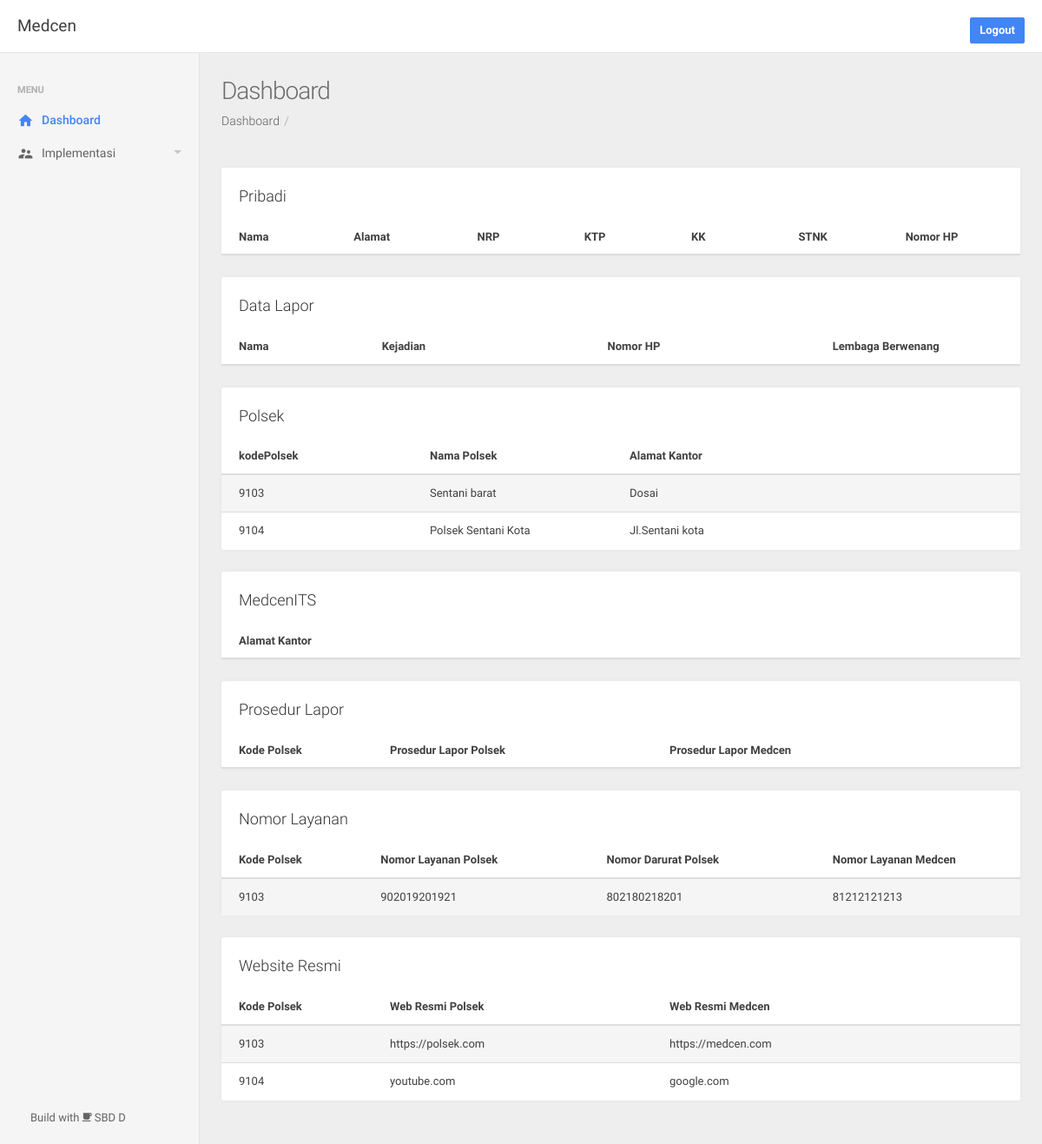
Page /dashboard (signed in) on the earlier database version.
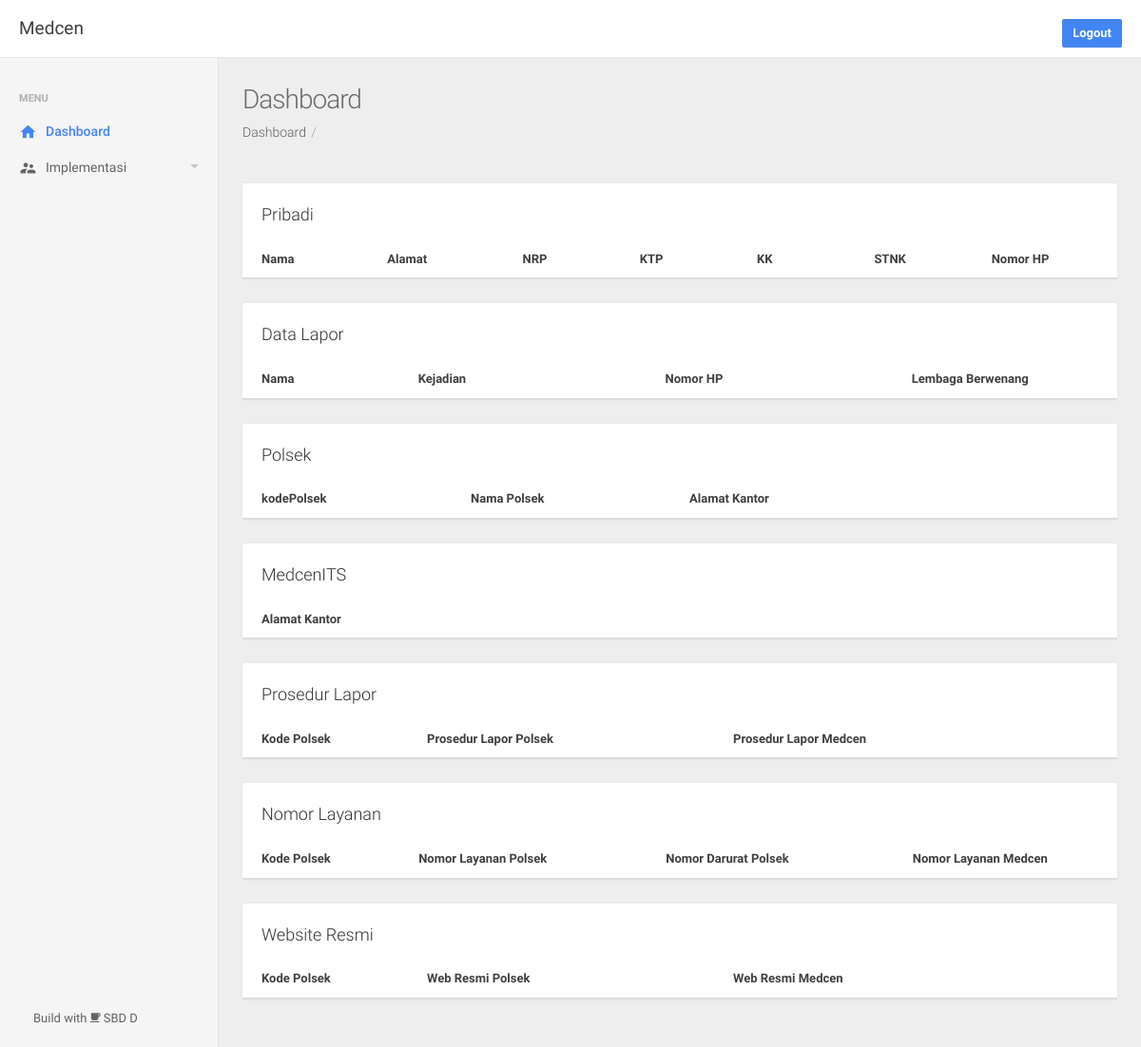
Same page on the later database version.
### app/models.py (models this page shows)
class Polsek(db.Model):
    kodePolsek = db.Column(db.Integer, primary_key=True)
    namaPolsek = db.Column(db.String(100))
    alamatKantor = db.Column(db.String(100))

class NomorLayanan(db.Model):
    kodePolsek = db.Column(db.Integer, primary_key=True)
    NomorLayananPolsek = db.Column(db.Integer, nullable=True)
    NomorLayananMedcen = db.Column(db.Integer, nullable=True)
    NomorDaruratPolsek = db.Column(db.Integer, nullable=True)

class WebsiteResmi(db.Model):
    kodePolsek = db.Column(db.Integer, primary_key=True)
    WebsiteResmiPolsek = db.Column(db.String(12), nullable=True)
    WebsiteResmiMedcen = db.Column(db.String(12), nullable=True)

### app/routes.py (the view)
@app.route('/dashboard')
@login_required
def home():
    return render_template('index.html', title='Dashboard', menu='dashboard',
    data=Pribadi.query.all(), data2=Polsek.query.all(), data3=Medcen.query.all(), data4=ProsedurLapor.query.all(), data5=NomorLayanan.query.all(), data6=WebsiteResmi.query.all())

### app/models.py (called while the page is built)
@login_manager.user_loader
def load_user(user_id):
    return User.query.get(int(user_id))

### app/templates/index.html (shortened to what this page needs)
{% extends 'layout.html' %}
{% block content %}
{% include 'snippets/pribadi.html' %}
{% include 'snippets/lapor.html' %}
{% include 'snippets/polsek.html' %}
{% include 'snippets/medcen.html' %}
{% include 'snippets/prosedur.html' %}
{% include 'snippets/layanan.html' %}
{% include 'snippets/webresmi.html' %}
{% endblock content %}

### app/templates/snippets/polsek.html
<div class="row">
    <div class="col-sm-12">
        <div class="panel panel-default panel-table">
            <div class="panel-heading">Polsek&nbsp;&nbsp;&nbsp;
            </div>
            <div class="panel-body">
                <table class="table table-striped table-hover">
                    <thead>
                        <tr>
                            <th style="width:25%;">kodePolsek</th>
                            <th style="width:25%;">Nama Polsek</th>
                            <th style="width:25%;">Alamat Kantor</th>
                            <th></th>
                            <th></th>
                        </tr>
                    </thead>
                    <tbody>
                        {% for row in data2 %}
                          <tr>
                              <td>{{row.kodePolsek}}</td>
                              <td>{{row.namaPolsek}}</td>
                              <td>{{row.alamatKantor}}</td>
                              <td></td>
                              <td></td>
                          </tr>
                        {% endfor %}
                    </tbody>
                </table>
            </div>
        </div>
    </div>
  </div>

### app/templates/snippets/layanan.html
<div class="row">
    <div class="col-sm-12">
        <div class="panel panel-default panel-table">
            <div class="panel-heading">Nomor Layanan&nbsp;&nbsp;&nbsp;
            </div>
            <div class="panel-body">
                <table class="table table-striped table-hover">
                    <thead>
                        <tr>
                          <th style="width:20%;">Kode Polsek</th>
                          <th style="width:30%;">Nomor Layanan Polsek</th>
                          <th style="width:30%;">Nomor Darurat Polsek</th>
                          <th style="width:30%;">Nomor Layanan Medcen</th>
                          <th></th>
                          <th></th>
                        </tr>
                    </thead>
                    <tbody>
                        {% for row in data5 %}
                          <tr>
                            <td>{{row.kodePolsek}}</td>
                            <td>{{row.NomorLayananPolsek}}</td>
                            <td>{{row.NomorDaruratPolsek}}</td>
                            <td>{{row.NomorLayananMedcen}}</td>
                            <td></td>
                            <td></td>
                          </tr>
                        {% endfor %}
                    </tbody>
                </table>
            </div>
        </div>
    </div>
  </div>

### app/templates/snippets/webresmi.html
<div class="row">
    <div class="col-sm-12">
        <div class="panel panel-default panel-table">
            <div class="panel-heading">Website Resmi&nbsp;&nbsp;&nbsp;
            </div>
            <div class="panel-body">
                <table class="table table-striped table-hover">
                    <thead>
                        <tr>
                          <th style="width:20%;">Kode Polsek</th>
                          <th style="width:35%;">Web Resmi Polsek</th>
                          <th style="width:35%;">Web Resmi Medcen</th>
                          <th></th>
                          <th></th>
                        </tr>
                    </thead>
                    <tbody>
                        {% for row in data6 %}
                          <tr>
                            <td>{{row.kodePolsek}}</td>
                            <td>{{row.WebsiteResmiPolsek}}</td>
                            <td>{{row.WebsiteResmiMedcen}}</td>
                            <td></td>
                            <td></td>
                          </tr>
                        {% endfor %}
                    </tbody>
                </table>
            </div>
        </div>
    </div>
  </div>

Differences in the rows shown:
removed Polsek: kodePolsek "9103", namaPolsek "Sentani barat", alamatKantor "Dosai"
removed Polsek: kodePolsek "9104", namaPolsek "Polsek Sentani Kota", alamatKantor "Jl.Sentani kota"
removed NomorLayanan: kodePolsek "9103", NomorLayananPolsek "902019201921", NomorDaruratPolsek "802180218201", NomorLayananMedcen "81212121213"
removed WebsiteResmi: kodePolsek "9103", WebsiteResmiPolsek "https://polsek.com", WebsiteResmiMedcen "https://medcen.com"
removed WebsiteResmi: kodePolsek "9104", WebsiteResmiPolsek "youtube.com", WebsiteResmiMedcen "google.com"
